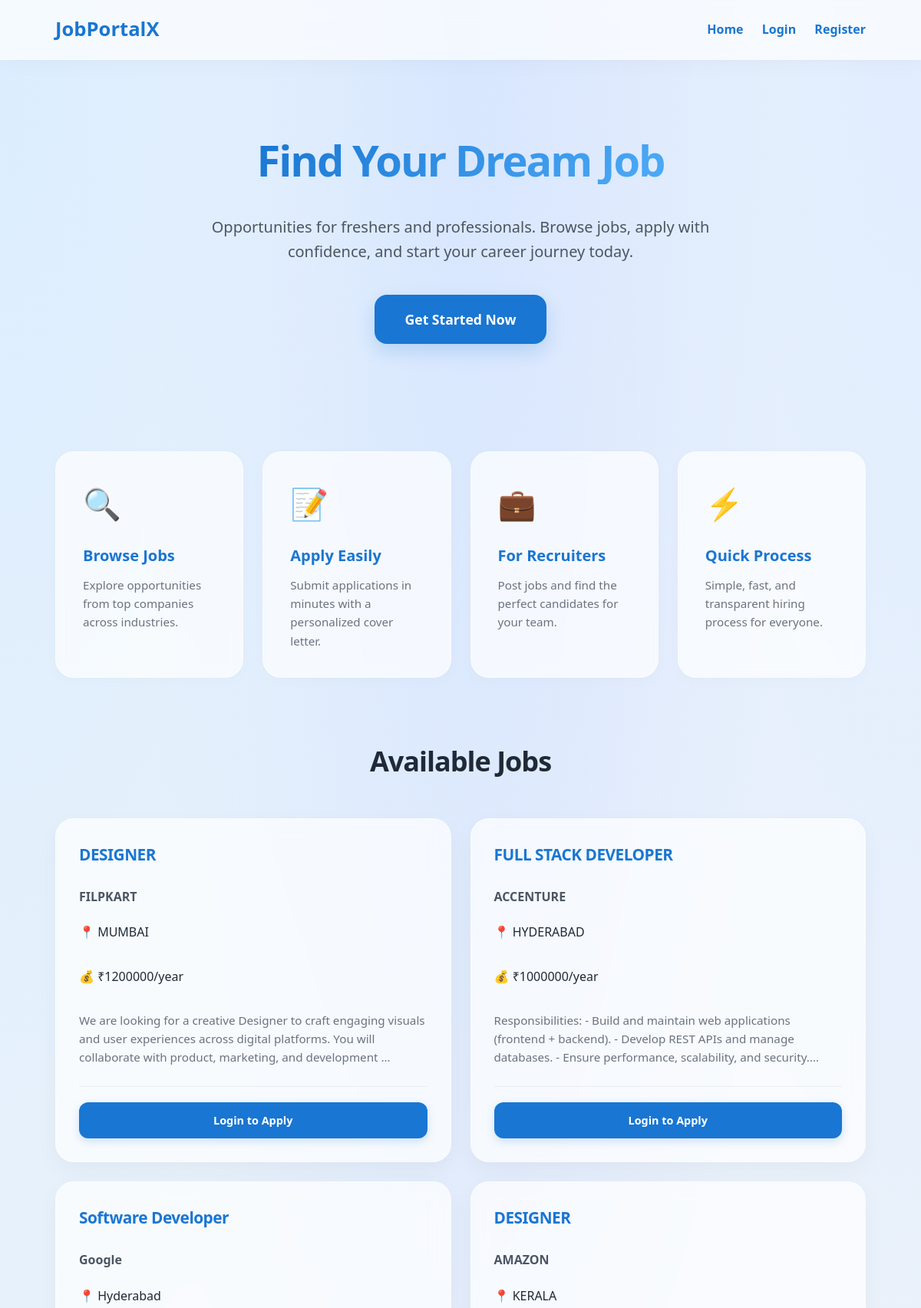
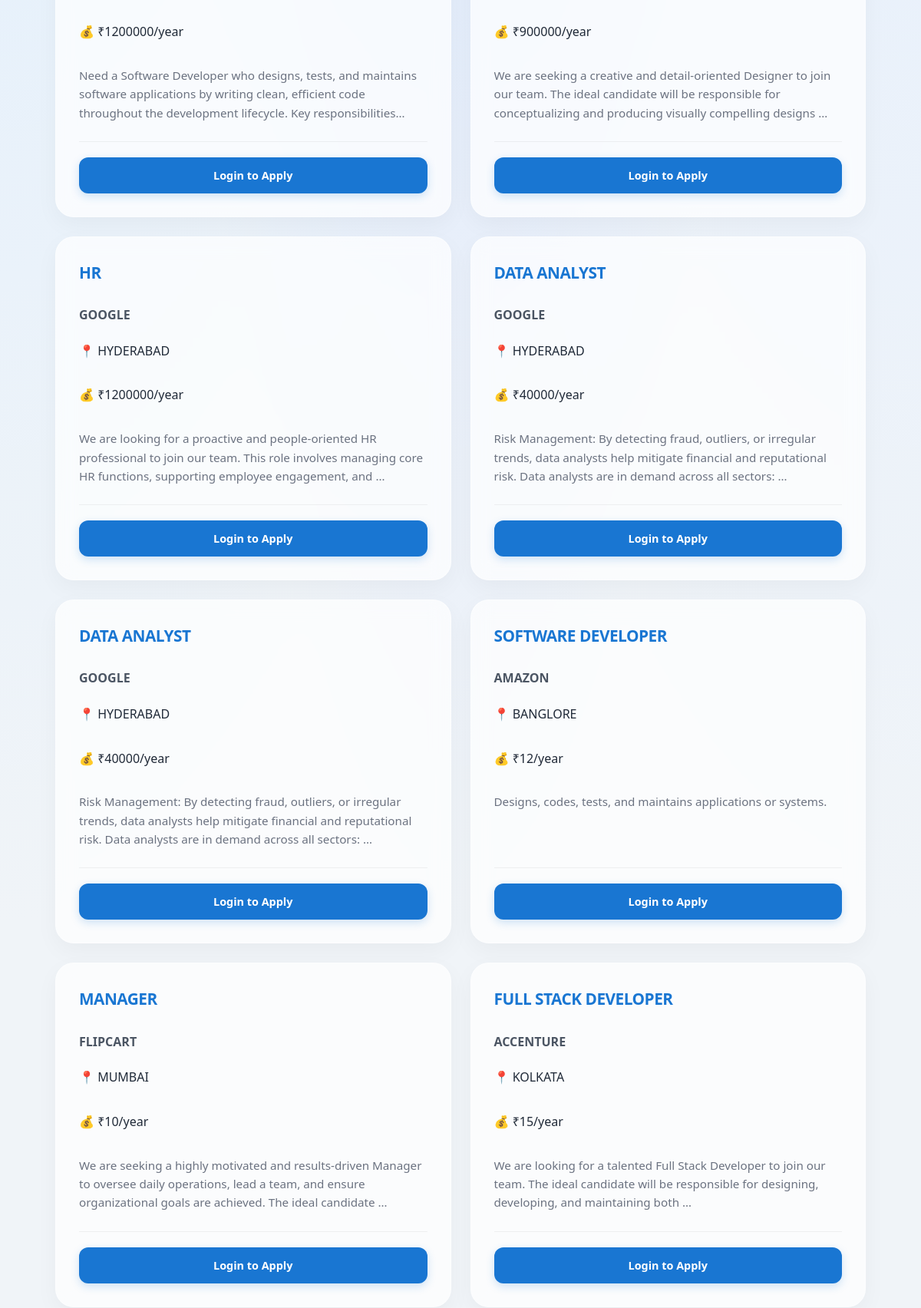
The page / (upper part) on the database its author committed (2 pictures, top to bottom).
### jobs/models.py (models this page shows, shortened)
class Job(models.Model):
    title = models.CharField(max_length=200)
    company = models.CharField(max_length=200)
    location = models.CharField(max_length=100)
    salary = models.IntegerField()
    description = models.TextField()
    recruiter = models.ForeignKey(User, on_delete=models.CASCADE, related_name='posted_jobs', null=True, blank=True)
    created_at = models.DateTimeField(auto_now_add=True)
    updated_at = models.DateTimeField(auto_now=True)
    class Meta:
        ordering = ['-created_at']

### jobs/views.py (the view)
# urls.py: 2. Add a URL to urlpatterns:  path('', views.home, name='home')
def home(request):
    jobs = Job.objects.all()
    return render(request, "home.html", {"jobs": jobs})

### jobs/templates/home.html (shortened to what this page needs)
<!DOCTYPE html>
<html lang="en">
<head>
  {% load static %}
</head>
<body>
  <header>
    {% load static %}
    <h1>JobPortalX</h1>
    <nav>
      <a href="{% url 'home' %}">Home</a>
      {% if user.is_authenticated %}
      {% if user.is_staff %}
      <a href="{% url 'recruiter_dashboard' %}">Dashboard</a>
      {% else %}
      <a href="{% url 'employee_dashboard' %}">Dashboard</a>
      {% endif %}
      <a href="{% url 'logout' %}">Logout</a>
      {% else %}
      <a href="{% url 'login' %}">Login</a>
      <a href="{% url 'register' %}">Register</a>
      {% endif %}
    </nav>
  </header>
  <section class="hero">
    <h2>Find Your Dream Job</h2>
    <p>Opportunities for freshers and professionals. Browse jobs, apply with confidence, and start your career journey
      today.</p>
    {% if not user.is_authenticated %}
    <a href="{% url 'register' %}" class="hero-btn">Get Started Now</a>
    {% endif %}
  </section>
  <section class="features">
    <div class="feature">
      <div style="font-size: 2.5rem; margin-bottom: 20px;">🔍</div>
      <h3>Browse Jobs</h3>
      <p>Explore opportunities from top companies across industries.</p>
    </div>
    <div class="feature">
      <div style="font-size: 2.5rem; margin-bottom: 20px;">📝</div>
      <h3>Apply Easily</h3>
      <p>Submit applications in minutes with a personalized cover letter.</p>
    </div>
    <div class="feature">
      <div style="font-size: 2.5rem; margin-bottom: 20px;">💼</div>
      <h3>For Recruiters</h3>
      <p>Post jobs and find the perfect candidates for your team.</p>
    </div>
    <div class="feature">
      <div style="font-size: 2.5rem; margin-bottom: 20px;">⚡</div>
      <h3>Quick Process</h3>
      <p>Simple, fast, and transparent hiring process for everyone.</p>
    </div>
  </section>
  <section class="jobs-section">
    <h2>Available Jobs</h2>
    {% if jobs %}
    <div class="job-grid">
      {% for job in jobs %}
      <div class="job-card">
        <h3 class="job-title">{{ job.title }}</h3>
        <p class="job-company"><strong>{{ job.company }}</strong></p>
        <p class="job-location">📍 {{ job.location }}</p>
        <p class="job-salary">💰 ₹{{ job.salary|floatformat:0 }}/year</p>
        <p class="job-description">{{ job.description|truncatewords:25 }}</p>
        <div class="job-footer">
          {% if user.is_authenticated and not user.is_staff %}
          <a href="{% url 'apply_job' job.id %}" class="btn btn-primary">Apply Now</a>
          {% elif not user.is_authenticated %}
          <a href="{% url 'login' %}" class="btn btn-primary">Login to Apply</a>
          {% else %}
          <a href="{% url 'view_applicants' job.id %}" class="btn btn-secondary">View Applicants</a>
          {% endif %}
        </div>
      </div>
      {% endfor %}
    </div>
    {% else %}
    <div class="no-jobs">
      <p>📭 No jobs available at the moment</p>
      <p style="font-size:14px;color:#ccc;">Check back later for new opportunities</p>
    </div>
    {% endif %}
  </section>
</body>
</html>

### jobs/templates/home.html (style rules this page uses)
:root { --primary: #1976d2; --secondary: #4dabf7; --accent: #2563eb; --glass-bg: rgba(255, 255, 255, 0.7); --glass-border: rgba(255, 255, 255, 0.4); --text-main: #1f2937; }
* { box-sizing: border-box; }
body { margin: 0; font-family: 'Outfit', 'Segoe UI', system-ui, -apple-system, sans-serif; background: radial-gradient(at 0% 0%, hsla(210, 100%, 93%, 1) 0, transparent 50%), radial-gradient(at 50% 0%, hsla(220, 100%, 92%, 1) 0, transparent 50%), radial-gradient(at 100% 0%, hsla(215, 100%, 94%, 1) 0, transparent 50%); background-color: #f0f4f8; background-attachment: fixed; color: var(--text-main); min-height: 100vh; line-height: 1.6; }
header { background: var(--glass-bg); backdrop-filter: blur(12px); padding: 18px 6%; display: flex; align-items: center; justify-content: space-between; box-shadow: 0 4px 30px rgba(0, 0, 0, 0.03); border-bottom: 1px solid var(--glass-border); position: sticky; top: 0; z-index: 1000; }
header h1 { color: var(--primary); margin: 0; font-size: 1.6rem; font-weight: 800; }
nav a { margin-left: 20px; color: var(--primary); text-decoration: none; font-weight: 700; transition: opacity 0.2s; }
.hero { padding: 100px 6%; display: flex; flex-direction: column; align-items: center; text-align: center; background: transparent; }
.hero h2 { font-size: 3.5rem; font-weight: 900; letter-spacing: -2px; margin: 0 0 20px; background: linear-gradient(135deg, var(--primary), var(--secondary)); -webkit-background-clip: text; background-clip: text; -webkit-text-fill-color: transparent; line-height: 1.1; }
.hero p { font-size: 1.25rem; color: #4b5563; max-width: 700px; margin-bottom: 40px; font-weight: 500; }
.hero-btn { background: var(--primary); color: white; padding: 18px 40px; border-radius: 16px; font-size: 1.1rem; font-weight: 700; text-decoration: none; transition: all 0.2s; box-shadow: 0 10px 25px rgba(25, 118, 210, 0.2); }
.features { display: grid; grid-template-columns: repeat(auto-fit, minmax(240px, 1fr)); gap: 25px; max-width: 1200px; margin: 40px auto 80px; padding: 0 6%; }
.feature { background: var(--glass-bg); backdrop-filter: blur(8px); padding: 35px; border-radius: 24px; border: 1px solid var(--glass-border); transition: transform 0.3s; box-shadow: 0 4px 20px rgba(0, 0, 0, 0.02); }
.feature h3 { margin: 15px 0 10px; font-size: 1.25rem; font-weight: 800; color: var(--primary); }
.feature p { font-size: 0.95rem; color: #6b7280; margin: 0; }
.jobs-section { max-width: 1200px; margin: 0 auto 80px; padding: 0 6%; }
.jobs-section h2 { font-size: 2.25rem; font-weight: 900; text-align: center; margin-bottom: 45px; letter-spacing: -1px; }
.job-grid { display: grid; grid-template-columns: repeat(auto-fill, minmax(340px, 1fr)); gap: 25px; }
.job-card { background: var(--glass-bg); backdrop-filter: blur(12px); padding: 30px; border-radius: 24px; border: 1px solid var(--glass-border); transition: all 0.3s; box-shadow: 0 10px 30px rgba(0, 0, 0, 0.04); display: flex; flex-direction: column; }
.job-title { font-size: 1.3rem; font-weight: 800; color: var(--primary); margin: 0 0 10px; letter-spacing: -0.5px; }
.job-company { font-weight: 700; color: #4b5563; margin-bottom: 5px; }
.job-description { font-size: 0.95rem; color: #6b7280; margin-bottom: 25px; display: -webkit-box; -webkit-line-clamp: 3; line-clamp: 3; -webkit-box-orient: vertical; overflow: hidden; flex: 1; }
.job-footer { display: flex; gap: 12px; padding-top: 20px; border-top: 1px solid rgba(0, 0, 0, 0.05); }
.btn { padding: 12px 20px; border-radius: 12px; font-weight: 700; text-decoration: none; font-size: 0.9rem; transition: all 0.2s; text-align: center; flex: 1; }
.btn-primary { background: var(--primary); color: white; box-shadow: 0 4px 12px rgba(25, 118, 210, 0.2); }

### rows shown on the page
Job: title "DESIGNER", company "FILPKART", location "MUMBAI", salary "1200000", description "We are looking for a creative Designer to craft engaging visuals and user experiences across digital platforms. You will collaborate with product, marketing, and development …"
Job: title "FULL STACK DEVELOPER", company "ACCENTURE", location "HYDERABAD", salary "1000000", description "Responsibilities: - Build and maintain web applications (frontend + backend). - Develop REST APIs and manage databases. - Ensure performance, scalability, and…"
Job: title "Software Developer", company "Google", location "Hyderabad", salary "1200000", description "Need a Software Developer who designs, tests, and maintains software applications by writing clean, efficient code throughout the development lifecycle. Key…"
Job: title "DESIGNER", company "AMAZON", location "KERALA", salary "900000", description "We are seeking a creative and detail-oriented Designer to join our team. The ideal candidate will be responsible for conceptualizing and producing visually compelling designs …"
Job: title "HR", company "GOOGLE", location "HYDERABAD", salary "1200000", description "We are looking for a proactive and people‑oriented HR professional to join our team. This role involves managing core HR functions, supporting employee engagement, and …"
Job: title "DATA ANALYST", company "GOOGLE", location "HYDERABAD", salary "40000", description "Risk Management: By detecting fraud, outliers, or irregular trends, data analysts help mitigate financial and reputational risk. Data analysts are in demand across all sectors: …"
Job: title "DATA ANALYST", company "GOOGLE", location "HYDERABAD", salary "40000", description "Risk Management: By detecting fraud, outliers, or irregular trends, data analysts help mitigate financial and reputational risk. Data analysts are in demand across all sectors: …"
Job: title "SOFTWARE DEVELOPER", company "AMAZON", location "BANGLORE", salary "12", description "Designs, codes, tests, and maintains applications or systems."
Job: title "MANAGER", company "FLIPCART", location "MUMBAI", salary "10", description "We are seeking a highly motivated and results-driven Manager to oversee daily operations, lead a team, and ensure organizational goals are achieved. The ideal candidate …"
Job: title "FULL STACK DEVELOPER", company "ACCENTURE", location "KOLKATA", salary "15", description "We are looking for a talented Full Stack Developer to join our team. The ideal candidate will be responsible for designing, developing, and maintaining both …"
